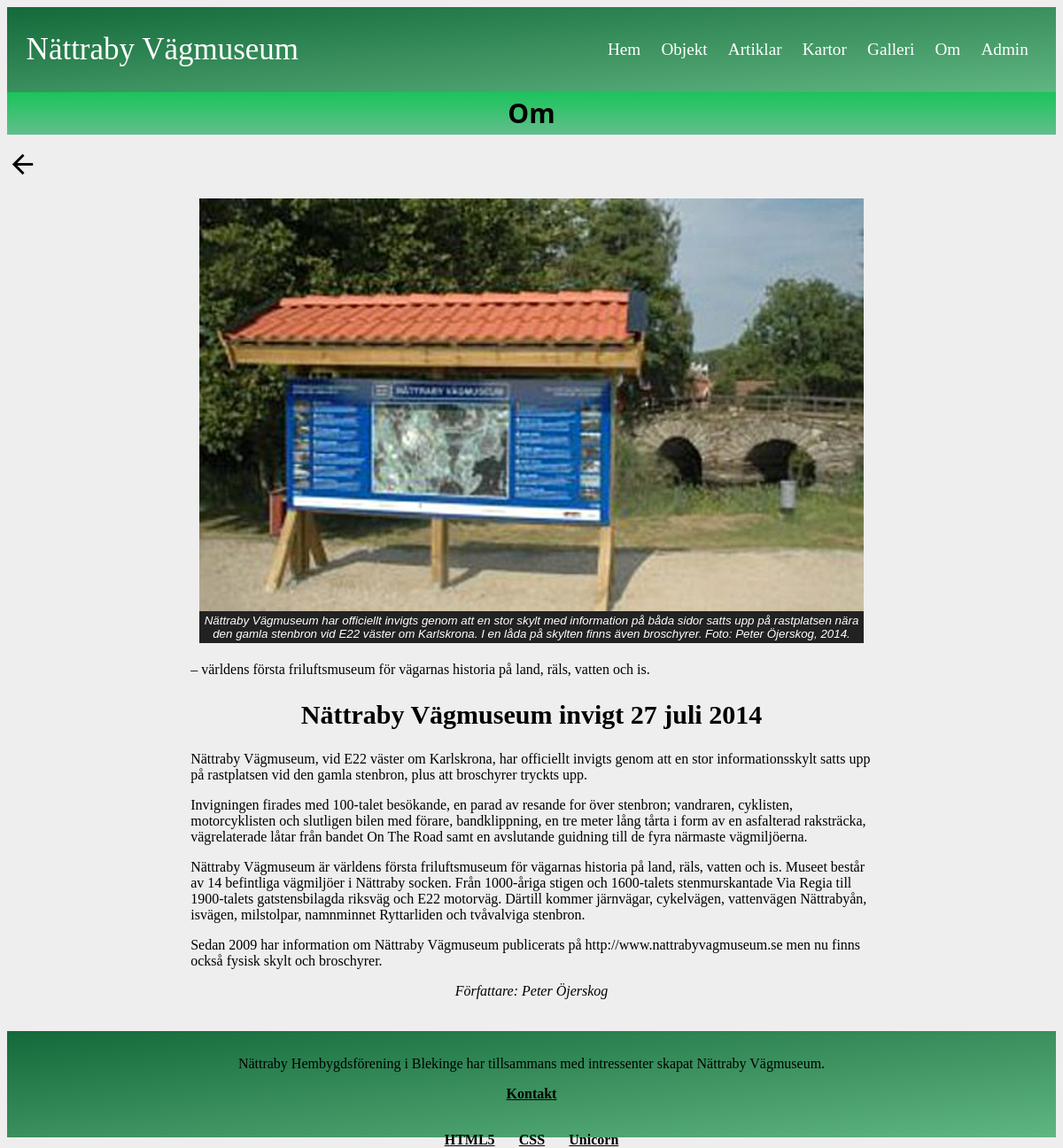
/about.php?page=about-info&name=om-invigning, run on the app's committed database.
### tables this page shows
CREATE TABLE "article" (
	"id"	INTEGER NOT null,
	"name"	TEXT NOT null UNIQUE,
	"title"	TEXT NOT null,
	"data"	TEXT NOT null,
	"author"	TEXT NOT null,
	"gps"	TEXT,
	"mapImage"	TEXT,
	"image1"	TEXT,
	"image1Alt"	TEXT,
	"image1Text"	,
	"TEXT"	,
	"image2"	TEXT,
	"image2Alt"	TEXT,
	"image2Text"	TEXT,
	PRIMARY KEY("id")
);

### about.php (called while the page is built, shortened)
<?php
require __DIR__ . "/incl/header.php";
require __DIR__ . "/incl/multipage.php";
require __DIR__ . "/incl/footer.php";

### about/about-info.php (the view, shortened to what this page needs)
<?php
$id = null;
$title = null;
$data = null;
$author = null;
$gps = null;
$mapImage = null;
$image1 = null;
$image1Alt = null;
$image1Text = null;
$text = null;
$image2 = null;
$image2Alt = null;
$image2Text = null;
$name = isset($_GET['name'])
    ? $_GET['name'] : null;
if (isset($name)) {
    $sql = "SELECT * FROM article WHERE name = :name";
    $stmt = $db->prepare($sql);
    $stmt->execute([":name" => $name]);
    $res = $stmt->fetchAll(PDO::FETCH_BOTH);
    list($id, $name, $title, $data, $author, $gps, $mapImage, $image1, $image1Alt, $image1Text, $text, $image2, $image2Alt, $image2Text) = $res[0];
}
?>
<a class="material-icons" href="about.php">&#xe5c4;</a>
<?php if (isset($image1)) {
    echo <<<EOD
    <figure class="object-img">
        <img src="img/500/$image1" alt="$image1Alt">
        <figcaption>$image1Text</figcaption>
    </figure>
    EOD;
}
?>
<div class="text-container">
    <p><?= html_entity_decode($data) ?></p>
<div>
    <p class="author">Författare: <?= htmlentities($author) ?></p>

### css/style.css (style rules this page uses)
body { background: #eee; }
figure { clear: both; }
.material-icons { font-size: 35px !important; text-decoration: none; color: black; }
.object-img { display: flex; flex-flow: column; padding: 5px; width: 750px; margin: 1% auto; }
.object-img figcaption { background-color: #222; color: #fff; font: italic smaller sans-serif; padding: 3px; text-align: center; }
.text-container { width: 65%; margin: auto; text-align: left; }
.text-container h2 { text-align: center; font-size: 30px; }
.author { font: italic medium Georgia; text-align: center; }

### data on the page
article: image1 (picture), image1Text "Nättraby Vägmuseum har officiellt invigts genom att en stor skylt med information på båda sidor satts upp på rastplatsen nära den gamla stenbron vid E22 väster om Karlskrona. I en låda på skylten finns även broschyrer. Foto: Peter Öjerskog, 2014.", data "– världens första friluftsmuseum för vägarnas historia på land, räls, vatten och is. Nättraby Vägmuseum invigt 27 juli 2014 Nättraby Vägmuseum, vid E22 väster om Karlskrona, har officiellt invigts genom att en stor informationsskylt satts upp på rastplatsen vid den gamla stenbron, plus att broschyrer tryckts upp. Invigningen firades med 100-talet besökande, en parad av resande for över stenbron; vandraren, cyklisten, motorcyklisten och slutligen bilen med förare, bandklippning, en tre meter lång tårta i form av en asfalterad raksträcka, vägrelaterade låtar från bandet On The Road samt en avslutande guidning till de fyra närmaste vägmiljöerna. Nättraby Vägmuseum är världens första…", author "Peter Öjerskog"

### other printed values
$title "Om"
